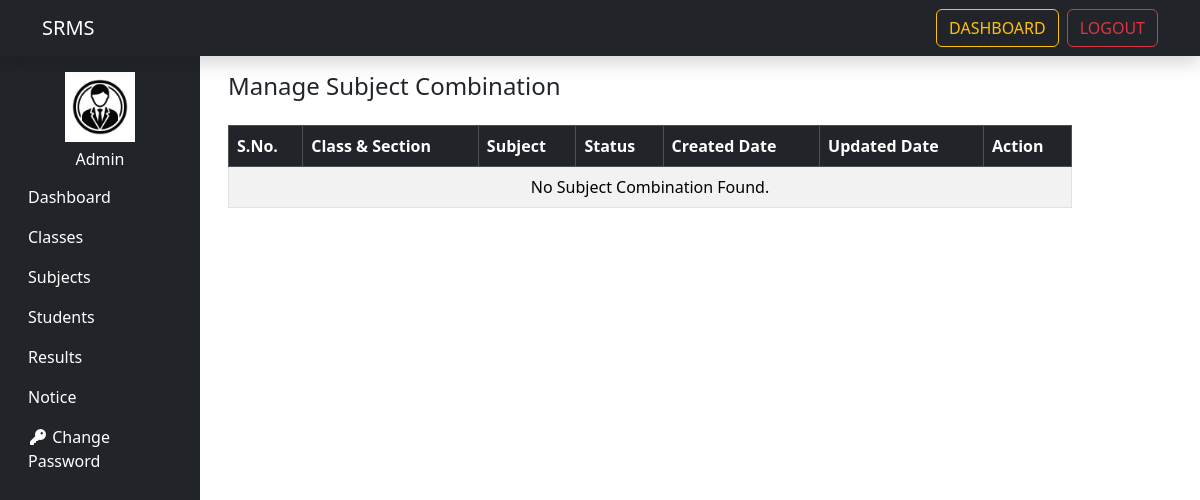
/manage_subject_combination/ (signed in), run on an earlier commit of the app's database.
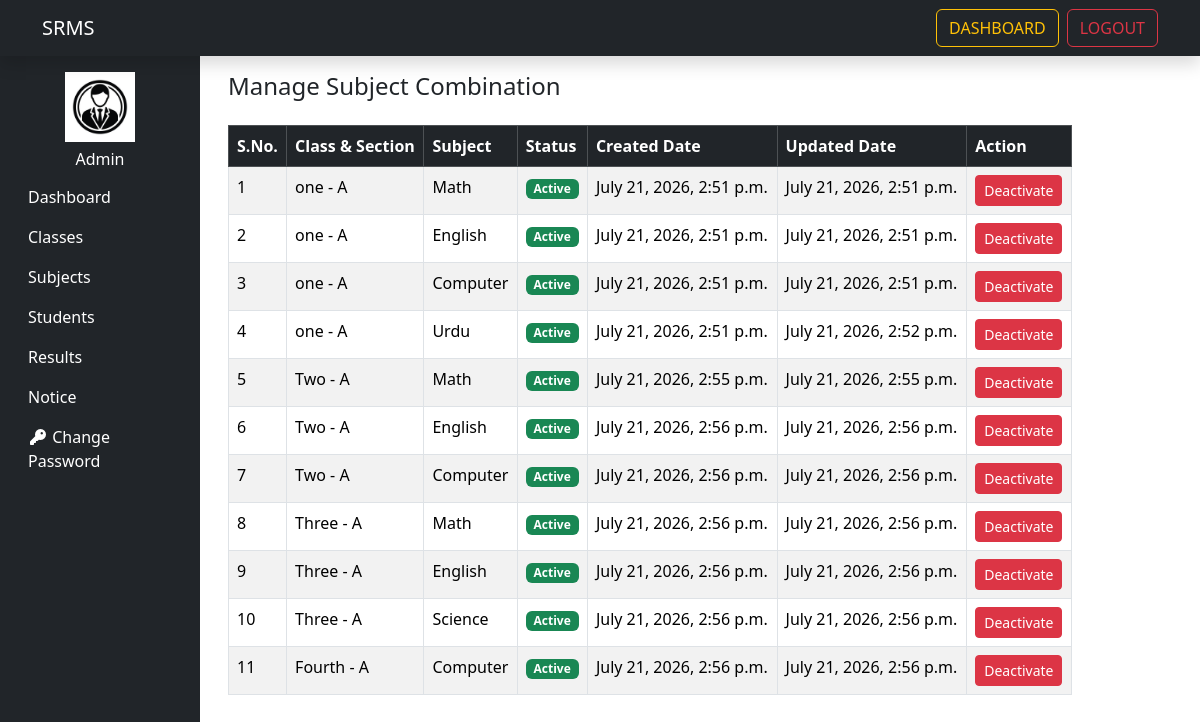
And on a later commit of the database.
### schoolresultsystem/models.py (models this page shows, shortened)
class Subjectcombination(models.Model):
        student_class = models.ForeignKey(Class, on_delete=models.SET_NULL, null=True) # Keep record if student_class is deleted
        subjects = models.ForeignKey(Subject, on_delete=models.SET_NULL, null=True) # Keep record if subject is deleted
        creation_date = models.DateTimeField(auto_now_add=True)
        updation_date = models.DateTimeField(auto_now=True)
        status = models.CharField(default=1)

class Class(models.Model):
    class_name = models.CharField(max_length=50)
    class_numeric = models.IntegerField()
    section = models.CharField(max_length=50)
    creation_date = models.DateTimeField(auto_now_add=True)
    updation_date = models.DateTimeField(auto_now=True)

class Subject(models.Model):
    subject_name = models.CharField(max_length=50)
    subject_code = models.CharField(max_length=20)
    creation_date = models.DateTimeField(auto_now_add=True)
    updation_date = models.DateTimeField(auto_now=True)

### schoolresultsystem/views.py (the view, shortened to what this page needs)
# urls.py: path('manage_subject_combination/',manage_subject_combination,name='manage_subject_combination'),
@login_required
def manage_subject_combination(request):
    combinations = Subjectcombination.objects.select_related("student_class","subjects").all()
    aid = request.GET.get("aid")
    did = request.GET.get("did")
    return render(request,"Admin/Subjects/manage_subject_combination.html",{"combinations": combinations})

### schoolresultsystem/templates/Admin/Subjects/manage_subject_combination.html (shortened to what this page needs)
{% extends 'admin_base.html' %}
{% load static %}
{% block content %}
<div class="container">
    <h4 class="mb-4">Manage Subject Combination</h4>
    <table class="table table-bordered table-striped">
        <thead class="table-dark">
            <tr>
                <th>S.No.</th>
                <th>Class & Section</th>
                <th>Subject</th>
                <th>Status</th>
                <th>Created Date</th>
                <th>Updated Date</th>
                <th>Action</th>
            </tr>
        </thead>
        <tbody>
            {% for c in combinations %}
            <tr>
                <td>{{ forloop.counter }}</td>
                <td>
                    {{ c.student_class.class_name }} - {{ c.student_class.section }}
                </td>
                <td>
                    {{ c.subjects.subject_name }}
                </td>
                <td>
                    {% if c.status == "1" %}
                        <span class="badge bg-success">
                            Active
                        </span>
                    {% else %}
                        <span class="badge bg-danger">
                            Inactive
                        </span>
                    {% endif %}
                </td>
                <td>{{ c.creation_date }}</td>
                <td>{{ c.updation_date }}</td>
                <td>
                    {% if c.status == "1" %}
                        <a href="?did={{ c.id }}"
                           class="btn btn-danger btn-sm"
                           onclick="return confirm('Are you sure you want to deactivate this subject combination?')">
                            Deactivate
                        </a>
                    {% else %}
                        <a href="?aid={{ c.id }}"
                           class="btn btn-success btn-sm"
                           onclick="return confirm('Are you sure you want to activate this subject combination?')">
                            Activate
                        </a>
                    {% endif %}
                </td>
            </tr>
            {% empty %}
            <tr>
                <td colspan="7" class="text-center">
                    No Subject Combination Found.
                </td>
            </tr>
            {% endfor %}
        </tbody>
    </table>
</div>
{% endblock %}

What changed in the data, as far as the page shows it:
added Subjectcombination: student_class.class_name "one", student_class.section "A", subjects.subject_name "Math", status "Active", creation_date "July 21, 2026, 2:51 p.m.", updation_date "July 21, 2026, 2:51 p.m."
added Subjectcombination: student_class.class_name "one", student_class.section "A", subjects.subject_name "English", status "Active", creation_date "July 21, 2026, 2:51 p.m.", updation_date "July 21, 2026, 2:51 p.m."
added Subjectcombination: student_class.class_name "one", student_class.section "A", subjects.subject_name "Computer", status "Active", creation_date "July 21, 2026, 2:51 p.m.", updation_date "July 21, 2026, 2:51 p.m."
added Subjectcombination: student_class.class_name "one", student_class.section "A", subjects.subject_name "Urdu", status "Active", creation_date "July 21, 2026, 2:51 p.m.", updation_date "July 21, 2026, 2:52 p.m."
added Subjectcombination: student_class.class_name "Two", student_class.section "A", subjects.subject_name "Math", status "Active", creation_date "July 21, 2026, 2:55 p.m.", updation_date "July 21, 2026, 2:55 p.m."
added Subjectcombination: student_class.class_name "Two", student_class.section "A", subjects.subject_name "English", status "Active", creation_date "July 21, 2026, 2:56 p.m.", updation_date "July 21, 2026, 2:56 p.m."
added Subjectcombination: student_class.class_name "Two", student_class.section "A", subjects.subject_name "Computer", status "Active", creation_date "July 21, 2026, 2:56 p.m.", updation_date "July 21, 2026, 2:56 p.m."
added Subjectcombination: student_class.class_name "Three", student_class.section "A", subjects.subject_name "Math", status "Active", creation_date "July 21, 2026, 2:56 p.m.", updation_date "July 21, 2026, 2:56 p.m."
added Subjectcombination: student_class.class_name "Three", student_class.section "A", subjects.subject_name "English", status "Active", creation_date "July 21, 2026, 2:56 p.m.", updation_date "July 21, 2026, 2:56 p.m."
added Subjectcombination: student_class.class_name "Three", student_class.section "A", subjects.subject_name "Science", status "Active", creation_date "July 21, 2026, 2:56 p.m.", updation_date "July 21, 2026, 2:56 p.m."
added Subjectcombination: student_class.class_name "Fourth", student_class.section "A", subjects.subject_name "Computer", status "Active", creation_date "July 21, 2026, 2:56 p.m.", updation_date "July 21, 2026, 2:56 p.m."
Also different on the page:
text no longer shown: "No Subject Combination Found."
